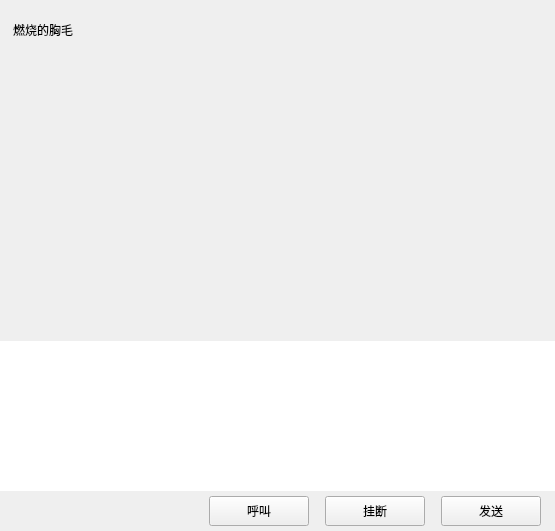
<?xml version="1.0" encoding="UTF-8"?>
<ui version="4.0">
 <class>ChatPage</class>
 <widget class="QWidget" name="ChatPage">
  <property name="geometry">
   <rect>
    <x>0</x>
    <y>0</y>
    <width>555</width>
    <height>531</height>
   </rect>
  </property>
  <property name="windowTitle">
   <string>Form</string>
  </property>
  <layout class="QVBoxLayout" name="verticalLayout">
   <property name="spacing">
    <number>0</number>
   </property>
   <property name="leftMargin">
    <number>0</number>
   </property>
   <property name="topMargin">
    <number>0</number>
   </property>
   <property name="rightMargin">
    <number>0</number>
   </property>
   <property name="bottomMargin">
    <number>0</number>
   </property>
   <item>
    <widget class="QWidget" name="chat_data_wid" native="true">
     <property name="sizePolicy">
      <sizepolicy hsizetype="Expanding" vsizetype="Expanding">
       <horstretch>0</horstretch>
       <verstretch>0</verstretch>
      </sizepolicy>
     </property>
     <layout class="QVBoxLayout" name="verticalLayout_2">
      <property name="spacing">
       <number>0</number>
      </property>
      <property name="leftMargin">
       <number>0</number>
      </property>
      <property name="topMargin">
       <number>0</number>
      </property>
      <property name="rightMargin">
       <number>0</number>
      </property>
      <property name="bottomMargin">
       <number>0</number>
      </property>
      <item>
       <widget class="QWidget" name="title_wid" native="true">
        <property name="minimumSize">
         <size>
          <width>0</width>
          <height>60</height>
         </size>
        </property>
        <property name="maximumSize">
         <size>
          <width>16777215</width>
          <height>60</height>
         </size>
        </property>
        <layout class="QVBoxLayout" name="verticalLayout_3">
         <property name="leftMargin">
          <number>11</number>
         </property>
         <property name="topMargin">
          <number>2</number>
         </property>
         <property name="rightMargin">
          <number>2</number>
         </property>
         <property name="bottomMargin">
          <number>2</number>
         </property>
         <item>
          <widget class="QWidget" name="widget" native="true">
           <layout class="QHBoxLayout" name="horizontalLayout_3">
            <property name="leftMargin">
             <number>2</number>
            </property>
            <property name="topMargin">
             <number>2</number>
            </property>
            <property name="rightMargin">
             <number>2</number>
            </property>
            <property name="bottomMargin">
             <number>2</number>
            </property>
            <item>
             <widget class="QLabel" name="title_lb">
              <property name="text">
               <string>燃烧的胸毛</string>
              </property>
             </widget>
            </item>
           </layout>
          </widget>
         </item>
        </layout>
       </widget>
      </item>
      <item>
       <widget class="ChatView" name="chat_data_list" native="true"/>
      </item>
      <item>
       <widget class="QWidget" name="tool_wid" native="true">
        <property name="minimumSize">
         <size>
          <width>0</width>
          <height>40</height>
         </size>
        </property>
        <property name="maximumSize">
         <size>
          <width>16777215</width>
          <height>40</height>
         </size>
        </property>
        <layout class="QHBoxLayout" name="horizontalLayout_5">
         <property name="leftMargin">
          <number>2</number>
         </property>
         <property name="topMargin">
          <number>2</number>
         </property>
         <property name="rightMargin">
          <number>2</number>
         </property>
         <property name="bottomMargin">
          <number>2</number>
         </property>
         <item>
          <spacer name="horizontalSpacer_7">
           <property name="orientation">
            <enum>Qt::Horizontal</enum>
           </property>
           <property name="sizeType">
            <enum>QSizePolicy::Fixed</enum>
           </property>
           <property name="sizeHint" stdset="0">
            <size>
             <width>5</width>
             <height>20</height>
            </size>
           </property>
          </spacer>
         </item>
         <item>
          <widget class="ClickedLabel" name="emo_lb">
           <property name="minimumSize">
            <size>
             <width>25</width>
             <height>25</height>
            </size>
           </property>
           <property name="maximumSize">
            <size>
             <width>25</width>
             <height>25</height>
            </size>
           </property>
           <property name="text">
            <string/>
           </property>
          </widget>
         </item>
         <item>
          <spacer name="horizontalSpacer_6">
           <property name="orientation">
            <enum>Qt::Horizontal</enum>
           </property>
           <property name="sizeType">
            <enum>QSizePolicy::Fixed</enum>
           </property>
           <property name="sizeHint" stdset="0">
            <size>
             <width>5</width>
             <height>20</height>
            </size>
           </property>
          </spacer>
         </item>
         <item>
          <widget class="ClickedLabel" name="file_lb">
           <property name="minimumSize">
            <size>
             <width>30</width>
             <height>30</height>
            </size>
           </property>
           <property name="maximumSize">
            <size>
             <width>30</width>
             <height>30</height>
            </size>
           </property>
           <property name="text">
            <string/>
           </property>
          </widget>
         </item>
         <item>
          <spacer name="horizontalSpacer_5">
           <property name="orientation">
            <enum>Qt::Horizontal</enum>
           </property>
           <property name="sizeHint" stdset="0">
            <size>
             <width>40</width>
             <height>20</height>
            </size>
           </property>
          </spacer>
         </item>
        </layout>
       </widget>
      </item>
      <item>
       <widget class="MessageTextEdit" name="chatEdit">
        <property name="minimumSize">
         <size>
          <width>0</width>
          <height>150</height>
         </size>
        </property>
        <property name="maximumSize">
         <size>
          <width>16777215</width>
          <height>150</height>
         </size>
        </property>
        <property name="frameShape">
         <enum>QFrame::NoFrame</enum>
        </property>
       </widget>
      </item>
      <item>
       <widget class="QWidget" name="send_wid" native="true">
        <property name="minimumSize">
         <size>
          <width>0</width>
          <height>40</height>
         </size>
        </property>
        <property name="maximumSize">
         <size>
          <width>16777215</width>
          <height>40</height>
         </size>
        </property>
        <layout class="QHBoxLayout" name="horizontalLayout_4">
         <property name="topMargin">
          <number>2</number>
         </property>
         <property name="bottomMargin">
          <number>2</number>
         </property>
         <item>
          <spacer name="horizontalSpacer_2">
           <property name="orientation">
            <enum>Qt::Horizontal</enum>
           </property>
           <property name="sizeHint" stdset="0">
            <size>
             <width>36</width>
             <height>20</height>
            </size>
           </property>
          </spacer>
         </item>
         <item>
          <widget class="ClickedBtn" name="call_btn">
           <property name="minimumSize">
            <size>
             <width>100</width>
             <height>30</height>
            </size>
           </property>
           <property name="maximumSize">
            <size>
             <width>100</width>
             <height>30</height>
            </size>
           </property>
           <property name="text">
            <string>呼叫</string>
           </property>
          </widget>
         </item>
         <item>
          <spacer name="horizontalSpacer_call">
           <property name="orientation">
            <enum>Qt::Horizontal</enum>
           </property>
           <property name="sizeType">
            <enum>QSizePolicy::Fixed</enum>
           </property>
           <property name="sizeHint" stdset="0">
            <size>
             <width>10</width>
             <height>20</height>
            </size>
           </property>
          </spacer>
         </item>
         <item>
          <widget class="ClickedBtn" name="hangup_btn">
           <property name="minimumSize">
            <size>
             <width>100</width>
             <height>30</height>
            </size>
           </property>
           <property name="maximumSize">
            <size>
             <width>100</width>
             <height>30</height>
            </size>
           </property>
           <property name="text">
            <string>挂断</string>
           </property>
          </widget>
         </item>
         <item>
          <spacer name="horizontalSpacer_3">
           <property name="orientation">
            <enum>Qt::Horizontal</enum>
           </property>
           <property name="sizeType">
            <enum>QSizePolicy::Fixed</enum>
           </property>
           <property name="sizeHint" stdset="0">
            <size>
             <width>10</width>
             <height>20</height>
            </size>
           </property>
          </spacer>
         </item>
         <item>
          <widget class="ClickedBtn" name="send_btn">
           <property name="minimumSize">
            <size>
             <width>100</width>
             <height>30</height>
            </size>
           </property>
           <property name="maximumSize">
            <size>
             <width>100</width>
             <height>30</height>
            </size>
           </property>
           <property name="text">
            <string>发送</string>
           </property>
          </widget>
         </item>
         <item>
          <spacer name="horizontalSpacer_4">
           <property name="orientation">
            <enum>Qt::Horizontal</enum>
           </property>
           <property name="sizeType">
            <enum>QSizePolicy::Fixed</enum>
           </property>
           <property name="sizeHint" stdset="0">
            <size>
             <width>5</width>
             <height>20</height>
            </size>
           </property>
          </spacer>
         </item>
        </layout>
       </widget>
      </item>
     </layout>
    </widget>
   </item>
  </layout>
 </widget>
 <customwidgets>
  <customwidget>
   <class>ClickedBtn</class>
   <extends>QPushButton</extends>
   <header>clickedbtn.h</header>
  </customwidget>
  <customwidget>
   <class>ClickedLabel</class>
   <extends>QLabel</extends>
   <header>clickedlabel.h</header>
  </customwidget>
  <customwidget>
   <class>MessageTextEdit</class>
   <extends>QTextEdit</extends>
   <header>MessageTextEdit.h</header>
  </customwidget>
  <customwidget>
   <class>ChatView</class>
   <extends>QWidget</extends>
   <header>chatview.h</header>
   <container>1</container>
  </customwidget>
 </customwidgets>
 <resources/>
 <connections/>
</ui>
